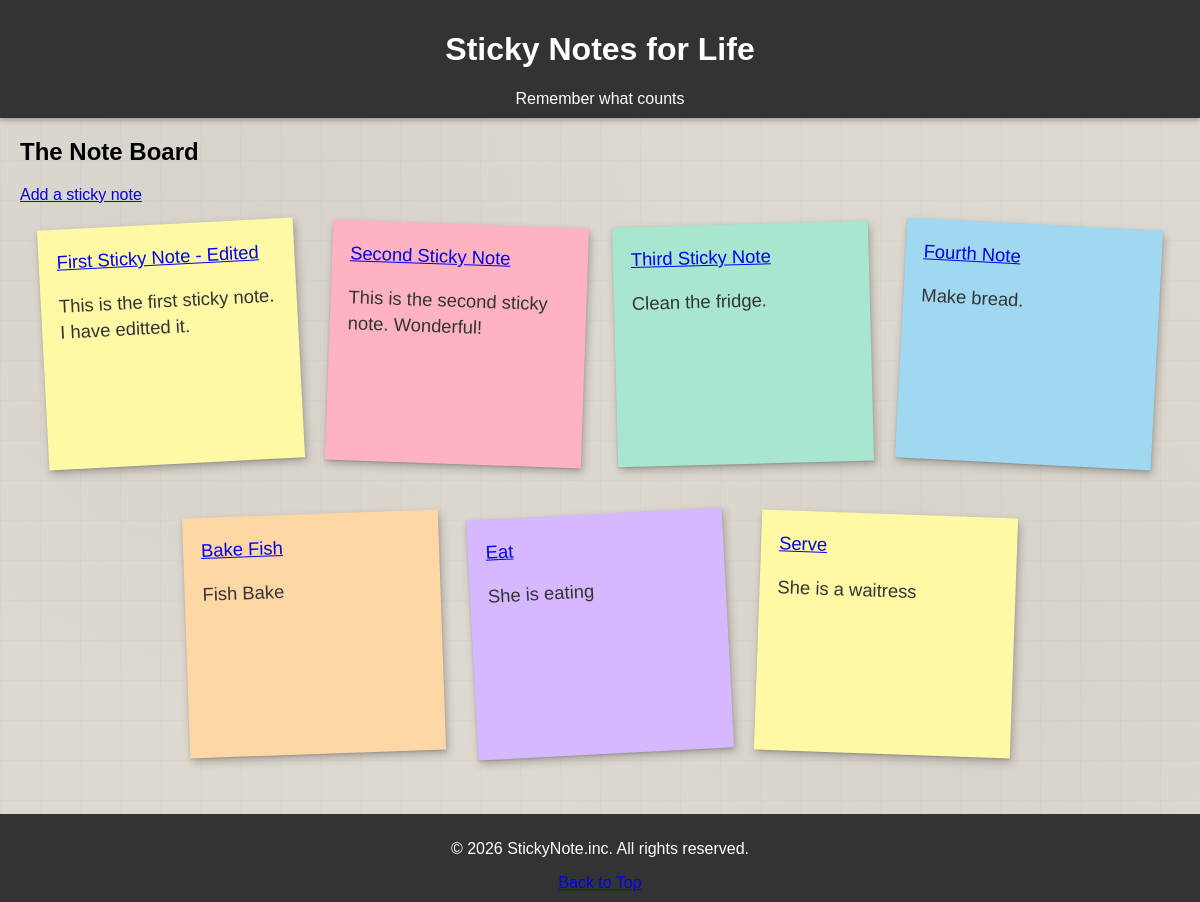
The page / on the database its author committed.
### notes/models.py (models this page shows, shortened)
class Note(models.Model):
    title = models.CharField(max_length=255)
    content = models.TextField()
    created_at = models.DateTimeField(auto_now_add=True)
    author = models.ForeignKey(
        "Author", on_delete=models.CASCADE, null=True, blank=True
    )

### notes/views.py (the view)
# urls.py: path("", note_list, name="note_list"),
def note_list(request):
    notes = Note.objects.all()
    context = {
        "notes": notes,
        "page_title": "The Note Board",
    }
    return render(request, "notes/note_list.html", context)

### notes/templates/notes/note_list.html (shortened to what this page needs)
{% extends 'base.html' %}
{% block content %}
<h2>
    {{ page_title }}
</h2>
<a href="{% url 'note_create' %}">
        Add a sticky note
    </a>
<ul>
    {% for note in notes %}
    <li>
        <a href="{% url 'note_detail' pk=note.pk %}">
            {{ note.title }}
        </a>
        <p>
            {{ note.content }}
        </p>
    </li>
    {% endfor %}
</ul>
{% endblock %}

### notes/templates/base.html (shortened to what this page needs)
{% load static %}
<!DOCTYPE html>
<html lang="en">
    <head>
        <link rel="stylesheet" href="{% static 'notes/styles.css' %}" />
    </head>
    <body>
        <header>
            <h1 id="top">
                {% block header %}
                Sticky Notes for Life
                {% endblock header %}
            </h1>
            <a>Remember what counts</a>
        </header>
        <main>
            {% block content %}
            {% endblock content %}
        </main>
        <footer>
            <p>&copy; 2026 StickyNote.inc. All rights reserved.</p>
            <a href="#top" class="back-to-top">Back to Top</a>
        </footer>
    </body>
</html>

### notes/static/notes/styles.css (style rules this page uses)
body { font-family: "Arial", sans-serif; background-color: #ded9d0; background-image: radial-gradient(circle at 20% 30%, rgba(0,0,0,0.03) 0%, transparent 40%), radial-gradient(circle at 80% 70%, rgba(0,0,0,0.03) 0%, transparent 40%), linear-gradient(rgba(0,0,0,0.02) 1px, transparent 1px), linear-gradient(90deg, rgba(0,0,0,0.02) 1px, transparent 1px); background-size: auto, auto, 40px 40px, 40px 40px; min-height: 100vh; margin: 0; }
header { background-color: #333; font-family: "Arial", sans-serif; color: white; padding: 10px; text-align: center; box-shadow: 0 2px 6px rgba(0, 0, 0, 0.3); }
main { margin: 20px; font-family: "Arial", sans-serif; }
ul { list-style-type: none; padding: 20px; margin: 0 auto; display: flex; flex-wrap: wrap; gap: 30px; justify-content: center; max-width: 1200px; }
li { position: relative; margin-bottom: 20px; width: 220px; min-height: 200px; padding: 20px 18px; font-family: "Kalam", "Arial", sans-serif; font-size: 1.15rem; line-height: 1.4; color: #333; box-shadow: 2px 4px 8px rgba(0, 0, 0, 0.25), 0 1px 2px rgba(0, 0, 0, 0.15); transition: transform 0.2s ease, box-shadow 0.2s ease; }
li:nth-child(5n+1) { transform: rotate(-3deg); }
li:nth-child(5n+2) { transform: rotate(2deg); }
li:nth-child(5n+3) { transform: rotate(-1.5deg); }
li:nth-child(5n+4) { transform: rotate(3deg); }
li:nth-child(5n+5) { transform: rotate(-2deg); }
li:nth-child(6n+1) { background-color: #fff9a6; }
li:nth-child(6n+2) { background-color: #ffb3c1; }
li:nth-child(6n+3) { background-color: #a8e6cf; }
li:nth-child(6n+4) { background-color: #a0d8f1; }
li:nth-child(6n+5) { background-color: #ffd6a5; }
li:nth-child(6n+6) { background-color: #d5b8ff; }
footer { background-color: #333; color: white; padding: 10px; text-align: center; }
a { font-family: "Arial", sans-serif; }

### rows shown on the page
Note: title "First Sticky Note - Edited", content "This is the first sticky note. I have editted it."
Note: title "Second Sticky Note", content "This is the second sticky note. Wonderful!"
Note: title "Third Sticky Note", content "Clean the fridge."
Note: title "Fourth Note", content "Make bread."
Note: title "Bake Fish", content "Fish Bake"
Note: title "Eat", content "She is eating"
Note: title "Serve", content "She is a waitress"

### other values the page prints
{{ page_title }} "The Note Board"
